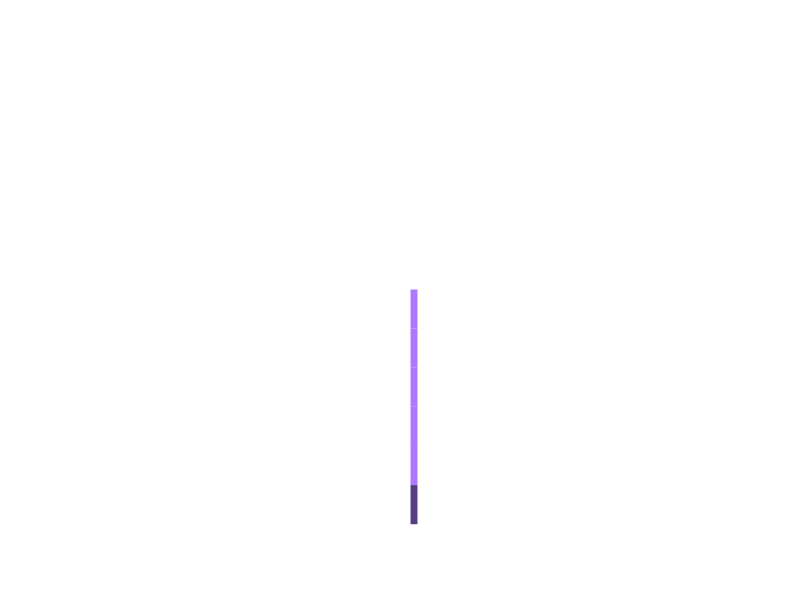
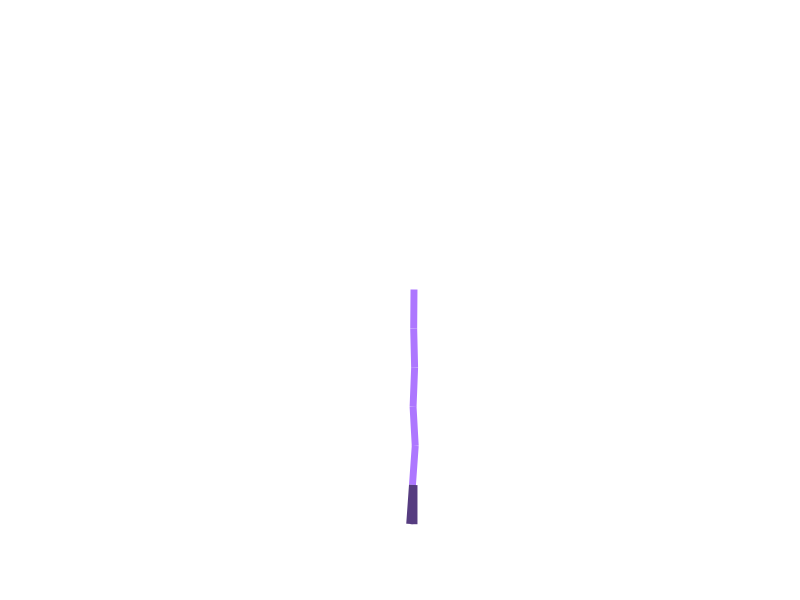
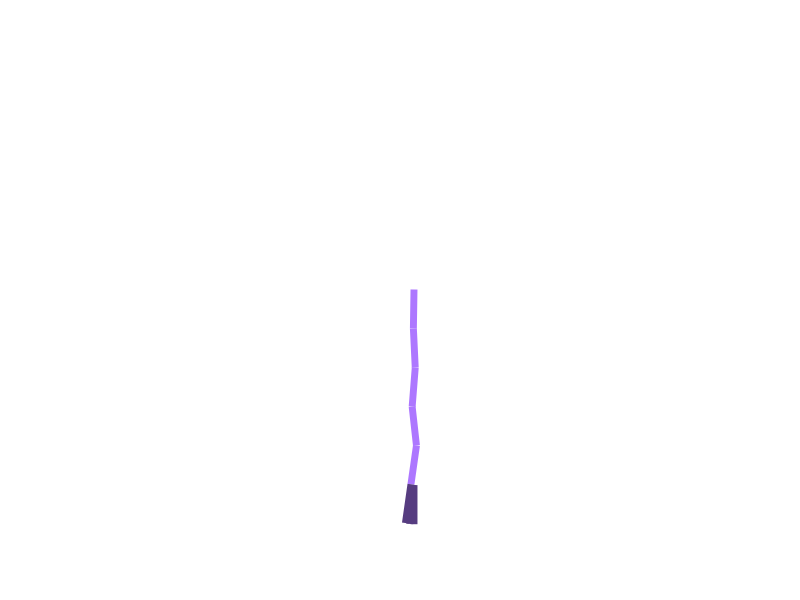
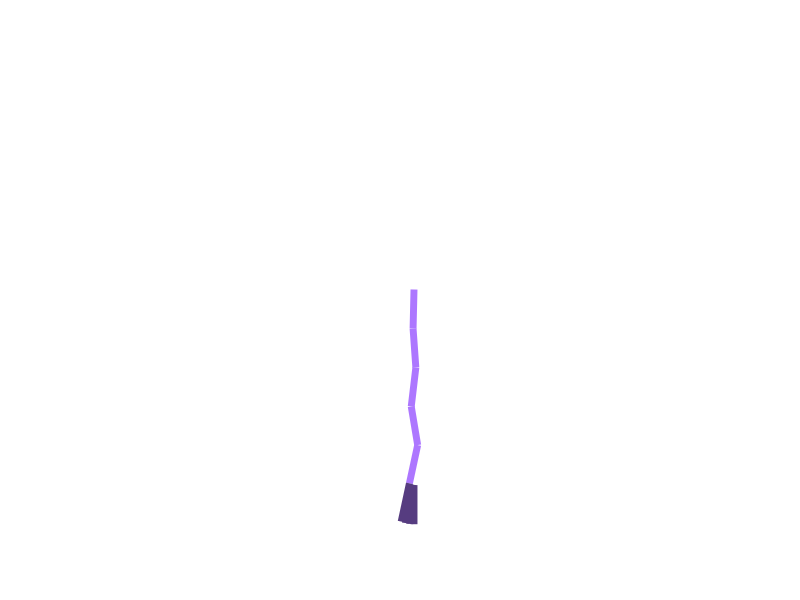

Reproduce these figures in MATLAB, in order. (Note: a time limit stopped this script after it produced the figures.)
R = 25;
figure;
pause(2);
axis('equal');
axis([-R,R,-R,R])
axis off;
set(gcf,'Color',[1 1 1]);
hold on;

arms = 5;
color = [rand() rand() 1];
for i=1:arms
    x(i,1) = 0;
    y(i,1) = 0;
    rad(i) = 20/arms;
    x(i,2) = 0;
    y(i,2) = rad(i);
    speed(i) = 0.5*(i-0.5)*arms;
    if (rem(i,2)~=0)
        speed(i)=-speed(i);
    end
end

index = 0;
for time=1:0.001:1000
    index = index + 1;
    sumX1 = 0;
    sumY1 = 0;
    for i=1:arms
        x(i,2) = rad(i)*cos(2*pi*speed(i)*time);
        y(i,2) = rad(i)*sin(2*pi*speed(i)*time);
        arm(i)=plot([sumX1+x(i,1) sumX1+x(i,2)],[sumY1+y(i,1) sumY1+y(i,2)],'color',color,'LineWidth',5);
        sumX1 = sumX1 + x(i,2);
        sumY1 = sumY1 + y(i,2);
    end
    armL=plot([sumX1+x(i,1) sumX1+x(i,2)],[sumY1+y(i,1) sumY1+y(i,2)],'color',color/2,'LineWidth',5);
    saveas(gcf,['Plot' num2str(index) '.png'])
    pause(0.000001);
    for i=1:arms
        set(arm(i),'Visible','off');
    end
end
